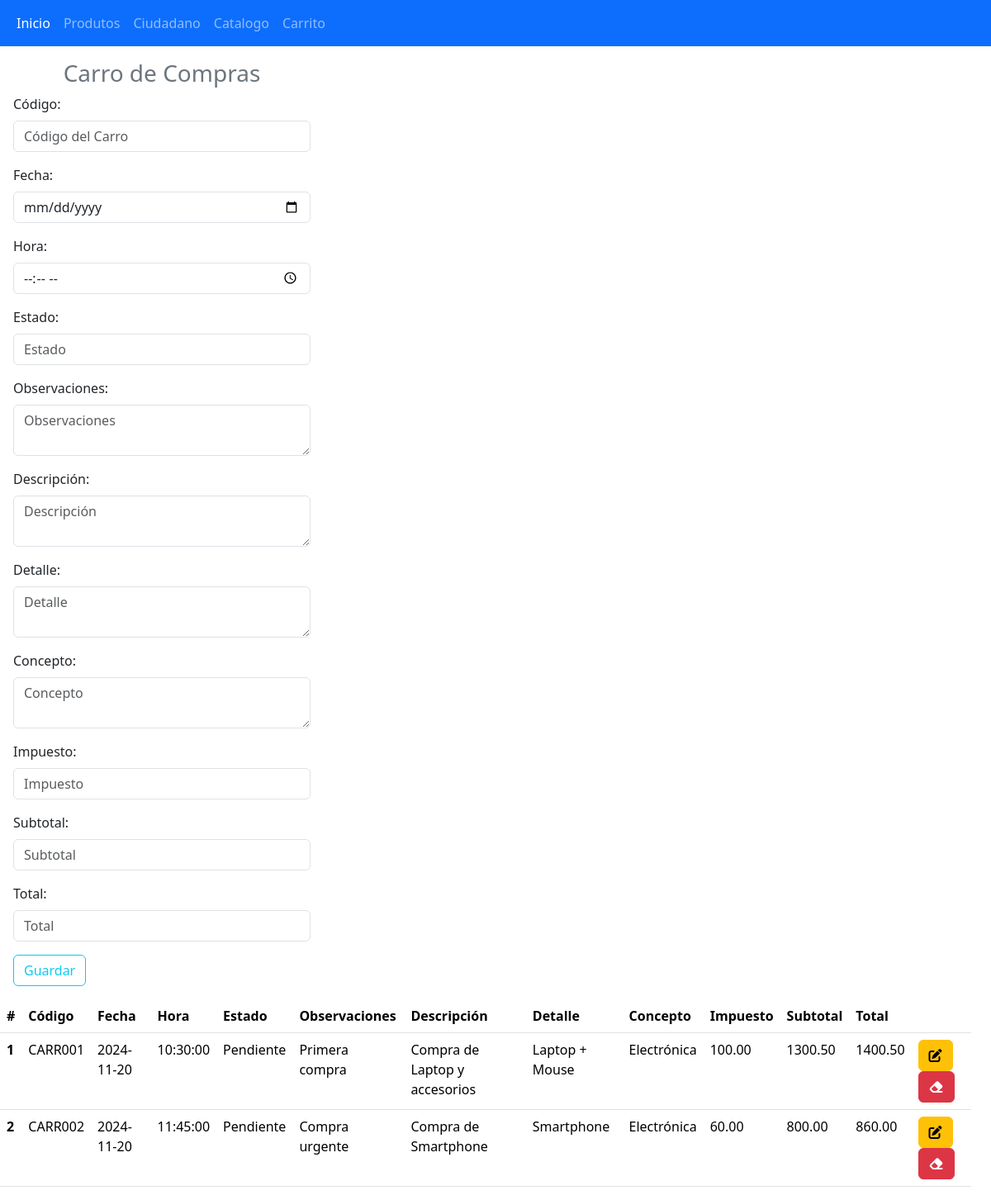
Screenshot of /carroCompras.php with the database file from the repository.
### tables this page shows
CREATE TABLE `carrocompras` (
  `id` int(11) NOT NULL,
  `idCiudadano` int(11) NOT NULL,
  `codigo` varchar(50) NOT NULL,
  `fecha` date DEFAULT NULL,
  `hora` time DEFAULT NULL,
  `estado` varchar(20) DEFAULT NULL,
  `observaciones` text DEFAULT NULL,
  `descripcion` text DEFAULT NULL,
  `detalle` text DEFAULT NULL,
  `concepto` text DEFAULT NULL,
  `impuesto` decimal(10,2) DEFAULT NULL,
  `subtotal` decimal(10,2) DEFAULT NULL,
  `total` decimal(10,2) DEFAULT NULL
);

### carroCompras.php (the view, shortened to what this page needs)
<!DOCTYPE html>
<html lang="es">
<head>
    <link href="https://cdn.jsdelivr.net/npm/bootstrap@5.3.3/dist/css/bootstrap.min.css" rel="stylesheet">
</head>
<body>
<?php
include "navbar.php";
?>
<div class="container-fluid row">
    <?php
    include "conexion.php";
    ?>
    <form class="col-4 p-3" method="POST">
        <fieldset>
            <h3 class="text-center text-secondary">Carro de Compras</h3>
            <div class="mb-3">
                <label class="form-label">Código:</label>
                <input type="text" class="form-control" placeholder="Código del Carro" name="codigo">
            </div>
            <div class="mb-3">
                <label class="form-label">Fecha:</label>
                <input type="date" class="form-control" name="fecha">
            </div>
            <div class="mb-3">
                <label class="form-label">Hora:</label>
                <input type="time" class="form-control" name="hora">
            </div>
            <div class="mb-3">
                <label class="form-label">Estado:</label>
                <input type="text" class="form-control" placeholder="Estado" name="estado">
            </div>
            <div class="mb-3">
                <label class="form-label">Observaciones:</label>
                <textarea class="form-control" placeholder="Observaciones" name="observaciones"></textarea>
            </div>
            <div class="mb-3">
                <label class="form-label">Descripción:</label>
                <textarea class="form-control" placeholder="Descripción" name="descripcion"></textarea>
            </div>
            <div class="mb-3">
                <label class="form-label">Detalle:</label>
                <textarea class="form-control" placeholder="Detalle" name="detalle"></textarea>
            </div>
            <div class="mb-3">
                <label class="form-label">Concepto:</label>
                <textarea class="form-control" placeholder="Concepto" name="concepto"></textarea>
            </div>
            <div class="mb-3">
                <label class="form-label">Impuesto:</label>
                <input type="number" step="0.01" class="form-control" placeholder="Impuesto" name="impuesto">
            </div>
            <div class="mb-3">
                <label class="form-label">Subtotal:</label>
                <input type="number" step="0.01" class="form-control" placeholder="Subtotal" name="subtotal">
            </div>
            <div class="mb-3">
                <label class="form-label">Total:</label>
                <input type="number" step="0.01" class="form-control" placeholder="Total" name="total">
            </div>
            <button type="submit" class="btn btn-outline-info m-auto" name="btnGuardar" value="ok">Guardar</button>
        </fieldset>
    </form>
    <?php
    $sql = $conexion->query("SELECT id, codigo, fecha, hora, estado, observaciones, descripcion, detalle, concepto, impuesto, subtotal, total FROM carroCompras");
    ?>
    <table class="table">
        <thead class="bg-info">
        <tr>
            <th scope="col">#</th>
            <th scope="col">Código</th>
            <th scope="col">Fecha</th>
            <th scope="col">Hora</th>
            <th scope="col">Estado</th>
            <th scope="col">Observaciones</th>
            <th scope="col">Descripción</th>
            <th scope="col">Detalle</th>
            <th scope="col">Concepto</th>
            <th scope="col">Impuesto</th>
            <th scope="col">Subtotal</th>
            <th scope="col">Total</th>
            <th scope="col"></th>
        </tr>
        </thead>
        <tbody>
        <?php while($datos = $sql->fetch_object()){ ?>
            <tr>
                <th scope="row"><?= $datos->id ?></th>
                <td><?= $datos->codigo ?></td>
                <td><?= $datos->fecha ?></td>
                <td><?= $datos->hora ?></td>
                <td><?= $datos->estado ?></td>
                <td><?= $datos->observaciones ?></td>
                <td><?= $datos->descripcion ?></td>
                <td><?= $datos->detalle ?></td>
                <td><?= $datos->concepto ?></td>
                <td><?= $datos->impuesto ?></td>
                <td><?= $datos->subtotal ?></td>
                <td><?= $datos->total ?></td>
                <td>
                    <a href="actualizar.php?id=<?= $datos->id ?>" class="btn btn-small btn-warning"><i class="fa-solid fa-pen-to-square"></i></a>
                    <a href="eliminar.php?id=<?= $datos->id ?>" class="btn btn-small btn-danger"><i class="fa-solid fa-eraser"></i></a>
                </td>
            </tr>
        <?php } ?>
        </tbody>
    </table>
</div>
</body>
</html>

### rows the page displays
carrocompras: id "1", codigo "CARR001", fecha "2024-11-20", hora "10:30:00", estado "Pendiente", observaciones "Primera compra", descripcion "Compra de Laptop y accesorios", detalle "Laptop + Mouse", concepto "Electrónica", impuesto "100.00", subtotal "1300.50", total "1400.50"
carrocompras: id "2", codigo "CARR002", fecha "2024-11-20", hora "11:45:00", estado "Pendiente", observaciones "Compra urgente", descripcion "Compra de Smartphone", detalle "Smartphone", concepto "Electrónica", impuesto "60.00", subtotal "800.00", total "860.00"
